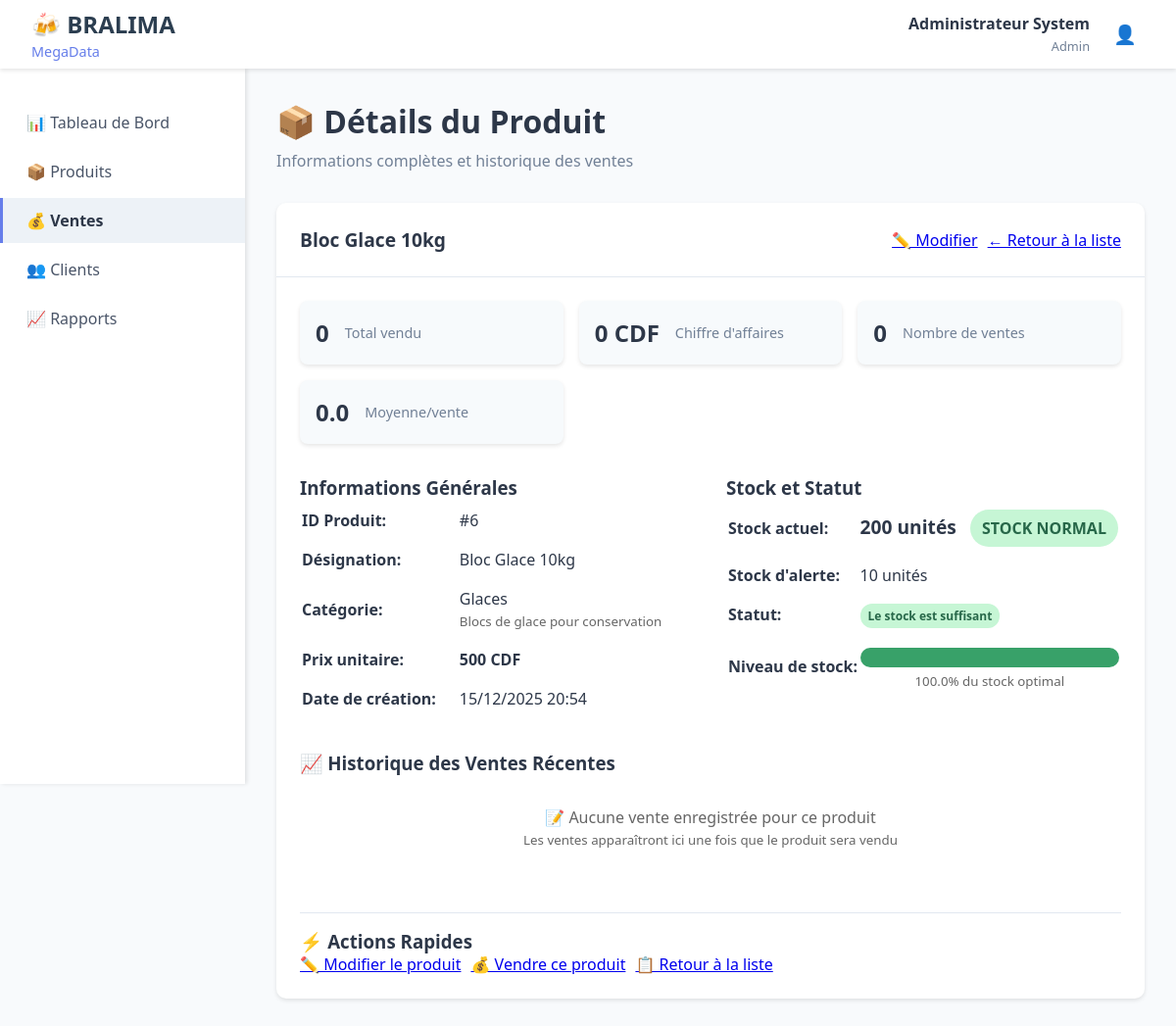
The page /modules/produits/details.php?id=6 (signed in) on the database its author committed.
### tables this page shows
CREATE TABLE produits (
    id_produit INT PRIMARY KEY AUTO_INCREMENT,
    designation VARCHAR(100) NOT NULL,
    id_categorie INT,
    prix_unitaire DECIMAL(10,2) NOT NULL,
    quantite_stock INT DEFAULT 0,
    stock_alerte INT DEFAULT 10,
    date_creation DATETIME DEFAULT CURRENT_TIMESTAMP,
    FOREIGN KEY (id_categorie) REFERENCES categories_produit(id_categorie)
);

CREATE TABLE categories_produit (
    id_categorie INT PRIMARY KEY AUTO_INCREMENT,
    nom_categorie VARCHAR(50) NOT NULL,
    description TEXT
);

### modules/produits/details.php (the view, shortened to what this page needs)
<?php
$id_produit = $_GET['id'] ?? null;
try {
    $pdo = getDBConnection();
    $stmt = $pdo->prepare("
        SELECT p.*, cp.nom_categorie, cp.description as desc_categorie
        FROM produits p
        LEFT JOIN categories_produit cp ON p.id_categorie = cp.id_categorie
        WHERE p.id_produit = ?
    ");
    $stmt->execute([$id_produit]);
    $produit = $stmt->fetch();
    $stmt = $pdo->prepare("
        SELECT
            vd.quantite_vendue,
            vd.prix_vente,
            v.date_vente,
            c.nom_client,
            v.id_vente
        FROM vente_details vd
        JOIN ventes v ON vd.id_vente = v.id_vente
        LEFT JOIN clients c ON v.id_client = c.id_client
        WHERE vd.id_produit = ?
        AND v.statut = 'confirmee'
        ORDER BY v.date_vente DESC
        LIMIT 10
    ");
    $stmt->execute([$id_produit]);
    $historique_ventes = $stmt->fetchAll();
    $stmt = $pdo->prepare("
        SELECT
            SUM(vd.quantite_vendue) as total_vendu,
            SUM(vd.quantite_vendue * vd.prix_vente) as chiffre_affaires,
            COUNT(DISTINCT v.id_vente) as nb_ventes,
            AVG(vd.quantite_vendue) as moyenne_quantite
        FROM vente_details vd
        JOIN ventes v ON vd.id_vente = v.id_vente
        WHERE vd.id_produit = ?
        AND v.statut = 'confirmee'
    ");
    $stmt->execute([$id_produit]);
    $stats = $stmt->fetch();
} catch (Exception $e) {
    $_SESSION['error'] = "Erreur: " . $e->getMessage();
    header('Location: liste.php');
    exit;
}
?>
<!DOCTYPE html>
<html lang="fr">
<head>
    <link rel="stylesheet" href="../../assets/css/dashboard.css">
</head>
<body>
    <?php include '../../includes/header.php'; ?>
    <div class="container">
        <?php include '../../includes/sidebar.php'; ?>
        <main class="main-content">
            <div class="page-header">
                <h1>📦 Détails du Produit</h1>
                <p>Informations complètes et historique des ventes</p>
            </div>
            <div class="content-card">
                <div class="card-header">
                    <h2><?php echo $produit['designation']; ?></h2>
                    <div style="display: flex; gap: 10px;">
                        <a href="modifier.php?id=<?php echo $id_produit; ?>" class="btn btn-warning">✏️ Modifier</a>
                        <a href="liste.php" class="btn btn-secondary">← Retour à la liste</a>
                    </div>
                </div>
                <div class="card-content">
                    <div class="stats-grid">
                        <div class="stat-card">
                            <div class="stat-value"><?php echo $stats['total_vendu'] ?? 0; ?></div>
                            <div class="stat-label">Total vendu</div>
                        </div>
                        <div class="stat-card">
                            <div class="stat-value"><?php echo number_format($stats['chiffre_affaires'] ?? 0, 0, ',', ' '); ?> CDF</div>
                            <div class="stat-label">Chiffre d'affaires</div>
                        </div>
                        <div class="stat-card">
                            <div class="stat-value"><?php echo $stats['nb_ventes'] ?? 0; ?></div>
                            <div class="stat-label">Nombre de ventes</div>
                        </div>
                        <div class="stat-card">
                            <div class="stat-value"><?php echo number_format($stats['moyenne_quantite'] ?? 0, 1); ?></div>
                            <div class="stat-label">Moyenne/vente</div>
                        </div>
                    </div>
                    <div class="info-grid">
                        <div>
                            <h3>Informations Générales</h3>
                            <table style="width: 100%;">
                                <tr>
                                    <td style="padding: 8px 0; font-weight: bold; width: 40%;">ID Produit:</td>
                                    <td style="padding: 8px 0;">#<?php echo $produit['id_produit']; ?></td>
                                </tr>
                                <tr>
                                    <td style="padding: 8px 0; font-weight: bold;">Désignation:</td>
                                    <td style="padding: 8px 0;"><?php echo $produit['designation']; ?></td>
                                </tr>
                                <tr>
                                    <td style="padding: 8px 0; font-weight: bold;">Catégorie:</td>
                                    <td style="padding: 8px 0;">
                                        <?php echo $produit['nom_categorie'] ?? 'Non catégorisé'; ?>
                                        <?php if (!empty($produit['desc_categorie'])): ?>
                                            <br><small style="color: #666;"><?php echo $produit['desc_categorie']; ?></small>
                                        <?php endif; ?>
                                    </td>
                                </tr>
                                <tr>
                                    <td style="padding: 8px 0; font-weight: bold;">Prix unitaire:</td>
                                    <td style="padding: 8px 0;">
                                        <strong><?php echo number_format($produit['prix_unitaire'], 0, ',', ' '); ?> CDF</strong>
                                    </td>
                                </tr>
                                <tr>
                                    <td style="padding: 8px 0; font-weight: bold;">Date de création:</td>
                                    <td style="padding: 8px 0;"><?php echo date('d/m/Y H:i', strtotime($produit['date_creation'])); ?></td>
                                </tr>
                            </table>
                        </div>
                        <div>
                            <h3>Stock et Statut</h3>
                            <table style="width: 100%;">
                                <?php
                                $stock = $produit['quantite_stock'];
                                $stock_alerte = $produit['stock_alerte'];
                                if ($stock == 0) {
                                    $status_class = 'stock-rupture';
                                    $status_text = 'RUPTURE DE STOCK';
                                    $status_badge = 'badge-danger';
                                    $status_message = 'Le produit est en rupture de stock';
                                } elseif ($stock <= $stock_alerte) {
                                    $status_class = 'stock-alert';
                                    $status_text = 'STOCK FAIBLE';
                                    $status_badge = 'badge-warning';
                                    $status_message = 'Le stock est inférieur au niveau d\'alerte';
                                } else {
                                    $status_class = 'stock-normal';
                                    $status_text = 'STOCK NORMAL';
                                    $status_badge = 'badge-success';
                                    $status_message = 'Le stock est suffisant';
                                }
                                ?>
                                <tr>
                                    <td style="padding: 8px 0; font-weight: bold;">Stock actuel:</td>
                                    <td style="padding: 8px 0;">
                                        <span style="font-size: 1.2rem; font-weight: bold;"><?php echo $stock; ?> unités</span>
                                        <span class="stock-indicator <?php echo $status_class; ?>">
                                            <?php echo $status_text; ?>
                                        </span>
                                    </td>
                                </tr>
                                <tr>
                                    <td style="padding: 8px 0; font-weight: bold;">Stock d'alerte:</td>
                                    <td style="padding: 8px 0;"><?php echo $stock_alerte; ?> unités</td>
                                </tr>
                                <tr>
                                    <td style="padding: 8px 0; font-weight: bold;">Statut:</td>
                                    <td style="padding: 8px 0;">
                                        <span class="badge <?php echo $status_badge; ?>">
                                            <?php echo $status_message; ?>
                                        </span>
                                    </td>
                                </tr>
                                <tr>
                                    <td style="padding: 8px 0; font-weight: bold;">Niveau de stock:</td>
                                    <td style="padding: 8px 0;">
                                        <div style="background: #e2e8f0; height: 20px; border-radius: 10px; overflow: hidden; margin-top: 5px;">
                                            <?php
                                            $pourcentage = min(100, ($stock / ($stock_alerte * 2)) * 100);
                                            $couleur = $stock == 0 ? '#e53e3e' : ($stock <= $stock_alerte ? '#ed8936' : '#38a169');
                                            ?>
                                            <div style="height: 100%; width: <?php echo $pourcentage; ?>%; background: <?php echo $couleur; ?>; transition: width 0.3s;"></div>
                                        </div>
                                        <small style="color: #666; display: block; text-align: center; margin-top: 5px;">
                                            <?php echo number_format($pourcentage, 1); ?>% du stock optimal
                                        </small>
                                    </td>
                                </tr>
                            </table>
                        </div>
                    </div>
                    <h3>📈 Historique des Ventes Récentes</h3>
                    <?php if (count($historique_ventes) > 0): ?>
                        <table class="data-table">
                            <thead>
                                <tr>
                                    <th>Date</th>
                                    <th>Client</th>
                                    <th>Quantité</th>
                                    <th>Prix de vente</th>
                                    <th>Sous-total</th>
                                    <th>ID Vente</th>
                                </tr>
                            </thead>
                            <tbody>
                                <?php foreach ($historique_ventes as $vente): ?>
                                    <tr>
                                        <td><?php echo date('d/m/Y H:i', strtotime($vente['date_vente'])); ?></td>
                                        <td><?php echo $vente['nom_client'] ?? 'Client anonyme'; ?></td>
                                        <td><?php echo $vente['quantite_vendue']; ?></td>
                                        <td><?php echo number_format($vente['prix_vente'], 0, ',', ' '); ?> CDF</td>
                                        <td><strong><?php echo number_format($vente['quantite_vendue'] * $vente['prix_vente'], 0, ',', ' '); ?> CDF</strong></td>
                                        <td>#<?php echo $vente['id_vente']; ?></td>
                                    </tr>
                                <?php endforeach; ?>
                            </tbody>
                        </table>
                    <?php else: ?>
                        <div style="text-align: center; padding: 2rem; color: #666;">
                            <p>📝 Aucune vente enregistrée pour ce produit</p>
                            <p><small>Les ventes apparaîtront ici une fois que le produit sera vendu</small></p>
                        </div>
                    <?php endif; ?>
                    <div style="margin-top: 2rem; padding-top: 1rem; border-top: 1px solid #e2e8f0;">
                        <h3>⚡ Actions Rapides</h3>
                        <div style="display: flex; gap: 10px; flex-wrap: wrap;">
                            <a href="modifier.php?id=<?php echo $id_produit; ?>" class="btn btn-warning">✏️ Modifier le produit</a>
                            <a href="../ventes/nouvelle.php?produit=<?php echo $id_produit; ?>" class="btn btn-primary">💰 Vendre ce produit</a>
                            <a href="liste.php" class="btn btn-secondary">📋 Retour à la liste</a>
                        </div>
                    </div>
                </div>
            </div>
        </main>
    </div>
</body>
</html>

### assets/css/dashboard.css (style rules this page uses)
* { margin: 0; padding: 0; box-sizing: border-box; }
body { font-family: "Segoe UI", Tahoma, Geneva, Verdana, sans-serif; background-color: #f8fafc; color: #2d3748; }
.container { display: flex; min-height: 100vh; padding-top: 70px; }
.main-content { flex: 1; padding: 2rem; margin-left: 250px; }
.page-header { margin-bottom: 2rem; }
.page-header h1 { font-size: 2rem; color: #2d3748; margin-bottom: 0.5rem; }
.page-header p { color: #718096; }
.stats-grid { display: grid; grid-template-columns: repeat(auto-fit, minmax(250px, 1fr)); gap: 1.5rem; margin-bottom: 2rem; }
.stat-card { background: white; padding: 1.5rem; border-radius: 10px; box-shadow: 0 2px 4px rgba(0, 0, 0, 0.1); display: flex; align-items: center; gap: 1rem; transition: transform 0.3s, box-shadow 0.3s; }
.stat-value { font-size: 1.8rem; font-weight: 700; color: #2d3748; }
.content-card { background: white; border-radius: 10px; box-shadow: 0 2px 4px rgba(0, 0, 0, 0.1); overflow: hidden; }
.card-header { padding: 1.5rem; border-bottom: 1px solid #e2e8f0; display: flex; justify-content: space-between; align-items: center; }
.card-header h2 { font-size: 1.2rem; color: #2d3748; }
.card-content { padding: 1.5rem; }

### modules/produits/details.php (style rules this page uses)
.badge { padding: 4px 8px; border-radius: 12px; font-size: 0.75rem; font-weight: 600; }
.badge-success { background: #c6f6d5; color: #276749; }
.info-grid { display: grid; grid-template-columns: 1fr 1fr; gap: 2rem; margin-bottom: 2rem; }
.stats-grid { display: grid; grid-template-columns: repeat(auto-fit, minmax(200px, 1fr)); gap: 1rem; margin-bottom: 2rem; }
.stat-card { background: #f7fafc; padding: 1rem; border-radius: 8px; text-align: center; }
.stat-value { font-size: 1.5rem; font-weight: bold; color: #2d3748; }
.stat-label { color: #718096; font-size: 0.9rem; }
.stock-indicator { display: inline-block; padding: 8px 12px; border-radius: 20px; font-weight: bold; margin-left: 10px; }
.stock-normal { background: #c6f6d5; color: #276749; }

### rows shown on the page
produits: designation "Bloc Glace 10kg", id_produit "6", id_categorie.nom_categorie "Glaces", id_categorie.description "Blocs de glace pour conservation", prix_unitaire "500", date_creation "15/12/2025 20:54", quantite_stock "200", status_text "STOCK NORMAL", stock_alerte "10", status_message "Le stock est suffisant", pourcentage "100.0"

### other values the page prints
$_SESSION['nom_complet'] "Administrateur System"
$_SESSION['role'] "Admin"
$stats['total_vendu'] "0"
$stats['chiffre_affaires'] "0"
$stats['nb_ventes'] "0"
$stats['moyenne_quantite'] "0.0"
